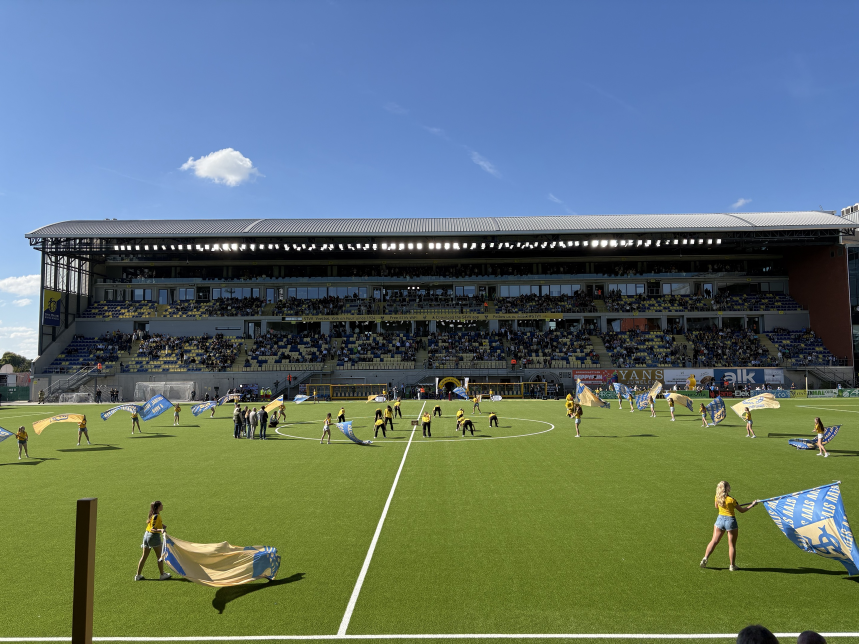
#> input picture references/photos/IMG_6223.jpg, 2576 x 1932 px, found by its file name (shown at 1/3 size)
$ python compare.py references/photos/IMG_6223.jpg renders/match_IMG6223_west.png out.jpg
#> lines starting #> are read from the running program, lines starting #| are printed output that depends on the picture
"""Put a reference photo and a render side by side, with an optional 50% overlay.

    python tools/compare.py references/photos/IMG_6223.jpg renders/match_IMG6223_west.png out.jpg
"""
import sys

from PIL import Image


def main(photo_path, render_path, out_path, height=900):
#> called with photo_path = 'references/photos/IMG_6223.jpg', render_path = 'renders/match_IMG6223_west.png', out_path = 'out.jpg', height = 900
    photo = Image.open(photo_path).convert("RGB")
#> photo is the input picture: PIL image 2576x1932 RGB; mean R, G, B 96.6, 114.6, 109.8
    render = Image.open(render_path).convert("RGB")
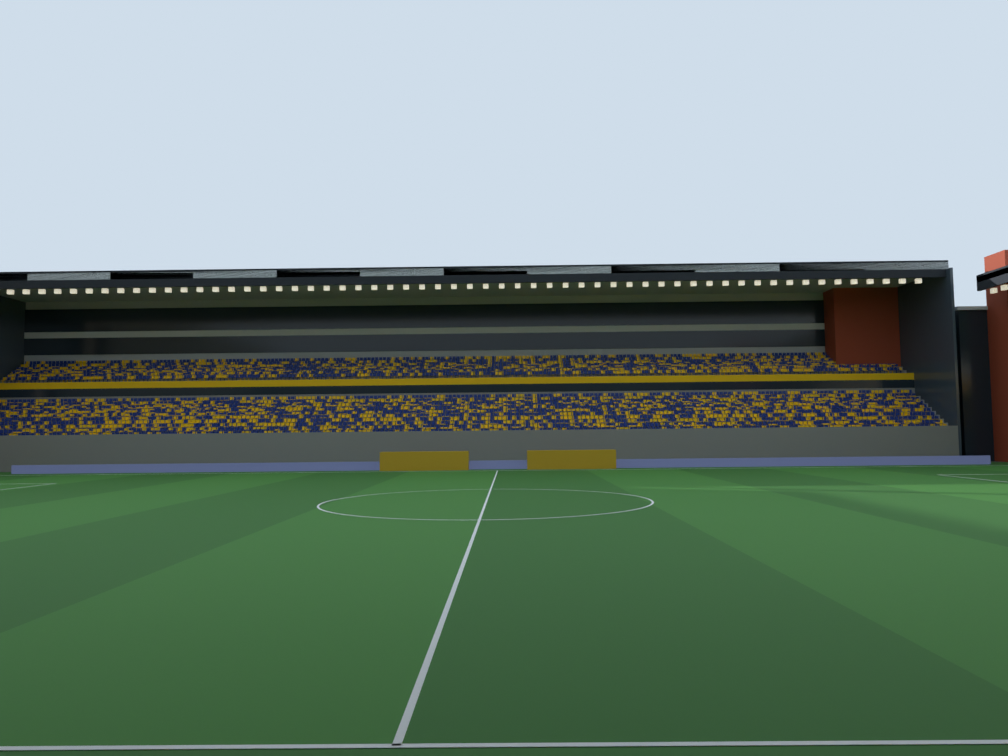
#> input picture renders/match_IMG6223_west.png, 1008 x 756 px, found by its file name

    def fit(im):
        return im.resize((round(im.width * height / im.height), height), Image.LANCZOS)

    photo, render = fit(photo), fit(render)
    blend = Image.blend(photo, render.resize(photo.size), 0.5)
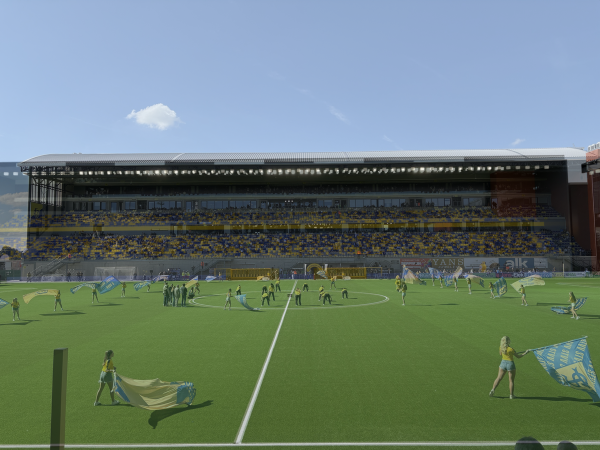
#> blend: PIL image 1200x900 RGB (shown at 1/2 size); mean R, G, B 105.1, 123.6, 115.8
    out = Image.new("RGB", (photo.width + render.width + blend.width, height), "white")
#> out: PIL image 3600x900 RGB; every value is 255
    out.paste(photo, (0, 0))
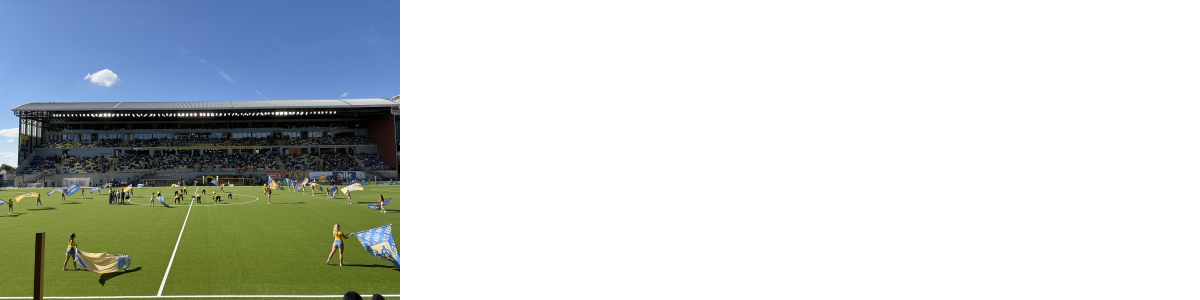
#> out: PIL image 3600x900 RGB (shown at 1/3 size); mean R, G, B 202.2, 208.2, 206.6
    out.paste(render, (photo.width, 0))
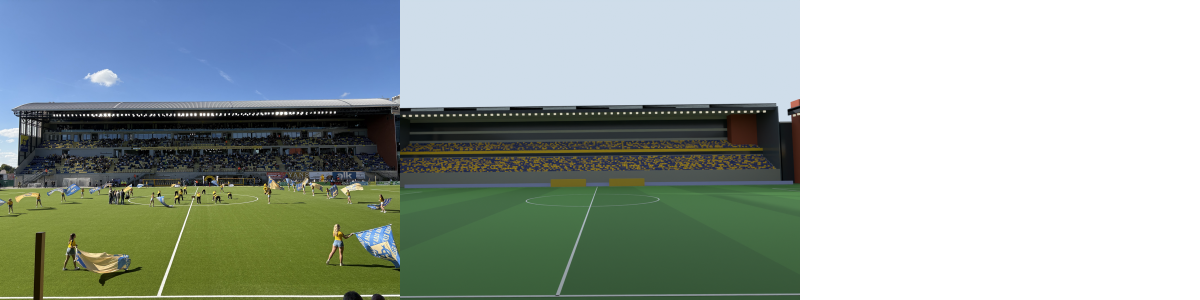
#> out: PIL image 3600x900 RGB (shown at 1/3 size); mean R, G, B 155.3, 167.6, 162.4
    out.paste(blend, (photo.width + render.width, 0))
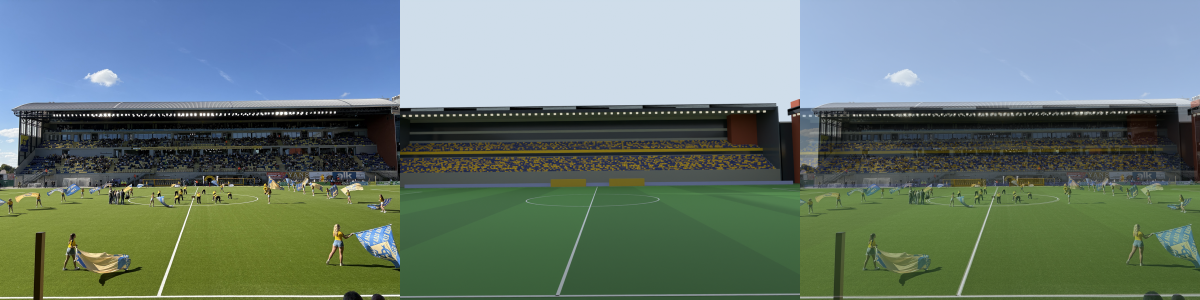
#> out: PIL image 3600x900 RGB (shown at 1/3 size); mean R, G, B 105.3, 123.8, 116
    out.save(out_path, quality=88)


if __name__ == "__main__":
    main(*sys.argv[1:4])
